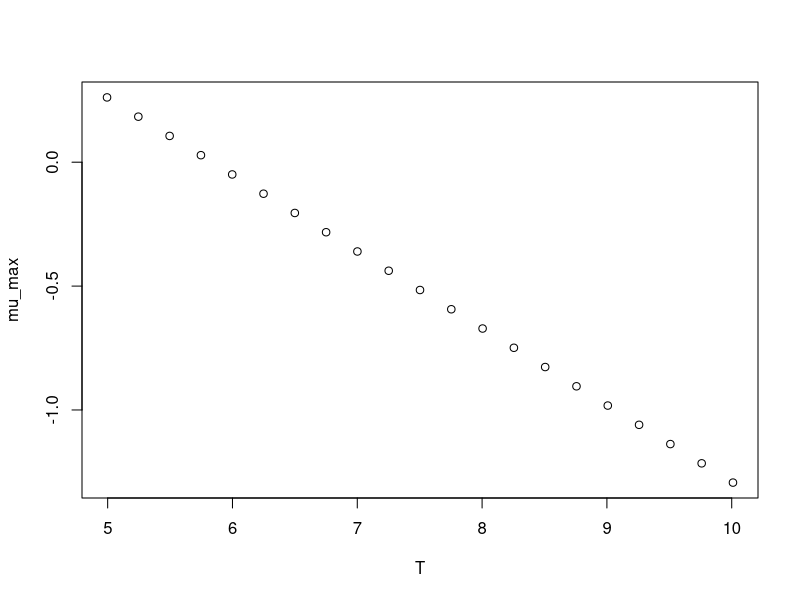

Reproduce this figure in R.
#############################
# start of Parameter script
#############################
T <- seq(4.995004995005,10.01,length.out=21)
#############################
# end of Parameter script
#############################
############################# 
# start of Model script Gropin ID 1283 
#############################
 
# constant coefficients for this model
 
variables <- data.frame(T)
argumentsPar <- expand.grid(variables)
 
# heart of the model
response_surface <- function(T) {
   mumax <-(-0.31*T+1.81)

return(mumax=mumax)
} 

# output parameters
mumax <- cbind(argumentsPar,response_surface(argumentsPar['T']))
colnames(mumax) <- c(colnames(argumentsPar),'mumax')
#############################
# End of Model script
#############################
############################# 
# start of Visualisation script Gropin ID 1283 
#############################
plot(T,mumax$mumax,
                          xlab='T',
                          ylab='mu_max')
#############################
# End of Visualisation script
#############################
